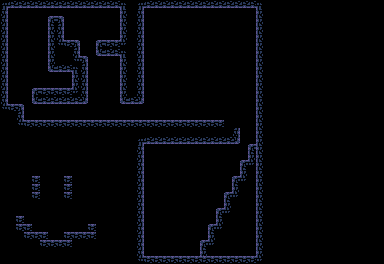

The image is a tile-based game level rendered from a .tmx file. Its description and complete source (layers, tilesets, objects, tile grids) follow:
An orthogonal 48x33 tile map with 8x8 px tiles, 1 tile layer (Tiles) and 24 objects (Player, Watcher).

<map version="1.10" tiledversion="1.10.2" orientation="orthogonal" renderorder="right-down" width="48" height="33" tilewidth="8" tileheight="8" infinite="0" nextlayerid="5" nextobjectid="30">
 <tileset firstgid="1" source="tileset.tsx" />
 <layer id="1" name="Tiles" width="48" height="33">
  <data encoding="csv">
7,16,16,16,16,16,16,16,16,16,16,16,16,16,16,8,0,7,16,16,16,16,16,16,16,16,16,16,16,16,16,16,8,0,0,0,0,0,0,0,0,0,0,0,0,0,0,0,
11,0,0,0,0,0,0,0,0,0,0,0,0,0,0,9,0,11,0,0,0,0,0,0,0,0,0,0,0,0,0,0,9,0,0,0,0,0,0,0,0,0,0,0,0,0,0,0,
11,0,0,0,0,0,3,5,0,0,0,0,0,0,0,9,0,11,0,0,0,0,0,0,0,0,0,0,0,0,0,0,9,0,0,0,0,0,0,0,0,0,0,0,0,0,0,0,
11,0,0,0,0,0,9,11,0,0,0,0,0,0,0,9,0,11,0,0,0,0,0,0,0,0,0,0,0,0,0,0,9,0,0,0,0,0,0,0,0,0,0,0,0,0,0,0,
11,0,0,0,0,0,9,11,0,0,0,0,0,0,0,9,0,11,0,0,0,0,0,0,0,0,0,0,0,0,0,0,9,0,0,0,0,0,0,0,0,0,0,0,0,0,0,0,
11,0,0,0,0,0,9,13,4,5,0,0,3,4,4,14,0,11,0,0,0,0,0,0,0,0,0,0,0,0,0,0,9,0,0,0,0,0,0,0,0,0,0,0,0,0,0,0,
11,0,0,0,0,0,9,0,0,11,0,0,15,16,16,8,0,11,0,0,0,0,0,0,0,0,0,0,0,0,0,0,9,0,0,0,0,0,0,0,0,0,0,0,0,0,0,0,
11,0,0,0,0,0,9,0,0,13,5,0,0,0,0,9,0,11,0,0,0,0,0,0,0,0,0,0,0,0,0,0,9,0,0,0,0,0,0,0,0,0,0,0,0,0,0,0,
11,0,0,0,0,0,15,16,16,8,11,0,0,0,0,9,0,11,0,0,0,0,0,0,0,0,0,0,0,0,0,0,9,0,0,0,0,0,0,0,0,0,0,0,0,0,0,0,
11,0,0,0,0,0,0,0,0,9,11,0,0,0,0,9,0,11,0,0,0,0,0,0,0,0,0,0,0,0,0,0,9,0,0,0,0,0,0,0,0,0,0,0,0,0,0,0,
11,0,0,0,0,0,0,0,0,9,11,0,0,0,0,9,0,11,0,0,0,0,0,0,0,0,0,0,0,0,0,0,9,0,0,0,0,0,0,0,0,0,0,0,0,0,0,0,
11,0,0,0,3,4,4,4,4,14,11,0,0,0,0,9,0,11,0,0,0,0,0,0,0,0,0,0,0,0,0,0,9,0,0,0,0,0,0,0,0,0,0,0,0,0,0,0,
11,0,0,0,15,16,16,16,16,16,17,0,0,0,0,15,16,17,0,0,0,0,0,0,0,0,0,0,0,0,0,0,9,0,0,0,0,0,0,0,0,0,0,0,0,0,0,0,
13,4,5,0,0,0,0,0,0,0,0,0,0,0,0,0,0,0,0,0,0,0,0,0,0,0,0,0,0,0,0,0,9,0,0,0,0,0,0,0,0,0,0,0,0,0,0,0,
0,0,11,0,0,0,0,0,0,0,0,0,0,0,0,0,0,0,0,0,0,0,0,0,0,0,0,0,0,0,0,0,9,0,0,0,0,0,0,0,0,0,0,0,0,0,0,0,
0,0,13,4,4,4,4,4,4,4,4,4,4,4,4,4,4,4,4,4,4,4,4,4,4,4,4,4,0,0,0,0,9,0,0,0,0,0,0,0,0,0,0,0,0,0,0,0,
0,0,0,0,0,0,0,0,0,0,0,0,0,0,0,0,0,0,0,0,0,0,0,0,0,0,0,0,0,11,0,0,9,0,0,0,0,0,0,0,0,0,0,0,0,0,0,0,
0,0,0,0,0,0,0,0,0,0,0,0,0,0,0,0,0,7,16,16,16,16,16,16,16,16,16,16,16,17,0,0,9,0,0,0,0,0,0,0,0,0,0,0,0,0,0,0,
0,0,0,0,0,0,0,0,0,0,0,0,0,0,0,0,0,11,0,0,0,0,0,0,0,0,0,0,0,0,0,3,9,0,0,0,0,0,0,0,0,0,0,0,0,0,0,0,
0,0,0,0,0,0,0,0,0,0,0,0,0,0,0,0,0,11,0,0,0,0,0,0,0,0,0,0,0,0,0,9,9,0,0,0,0,0,0,0,0,0,0,0,0,0,0,0,
0,0,0,0,0,0,0,0,0,0,0,0,0,0,0,0,0,11,0,0,0,0,0,0,0,0,0,0,0,0,3,14,9,0,0,0,0,0,0,0,0,0,0,0,0,0,0,0,
0,0,0,0,0,0,0,0,0,0,0,0,0,0,0,0,0,11,0,0,0,0,0,0,0,0,0,0,0,0,9,0,9,0,0,0,0,0,0,0,0,0,0,0,0,0,0,0,
0,0,0,0,4,0,0,0,4,0,0,0,0,0,0,0,0,11,0,0,0,0,0,0,0,0,0,0,0,3,14,0,9,0,0,0,0,0,0,0,0,0,0,0,0,0,0,0,
0,0,0,0,4,0,0,0,4,0,0,0,0,0,0,0,0,11,0,0,0,0,0,0,0,0,0,0,0,9,0,0,9,0,0,0,0,0,0,0,0,0,0,0,0,0,0,0,
0,0,0,0,4,0,0,0,4,0,0,0,0,0,0,0,0,11,0,0,0,0,0,0,0,0,0,0,3,14,0,0,9,0,0,0,0,0,0,0,0,0,0,0,0,0,0,0,
0,0,0,0,0,0,0,0,0,0,0,0,0,0,0,0,0,11,0,0,0,0,0,0,0,0,0,0,9,0,0,0,9,0,0,0,0,0,0,0,0,0,0,0,0,0,0,0,
0,0,0,0,0,0,0,0,0,0,0,0,0,0,0,0,0,11,0,0,0,0,0,0,0,0,0,3,14,0,0,0,9,0,0,0,0,0,0,0,0,0,0,0,0,0,0,0,
0,0,4,0,0,0,0,0,0,0,0,0,0,0,0,0,0,11,0,0,0,0,0,0,0,0,0,9,0,0,0,0,9,0,0,0,0,0,0,0,0,0,0,0,0,0,0,0,
0,0,4,4,0,0,0,0,0,0,0,4,0,0,0,0,0,11,0,0,0,0,0,0,0,0,3,14,0,0,0,0,9,0,0,0,0,0,0,0,0,0,0,0,0,0,0,0,
0,0,0,4,4,4,0,0,4,4,4,4,0,0,0,0,0,11,0,0,0,0,0,0,0,0,9,0,0,0,0,0,9,0,0,0,0,0,0,0,0,0,0,0,0,0,0,0,
0,0,0,0,0,4,4,4,4,0,0,0,0,0,0,0,0,11,0,0,0,0,0,0,0,3,14,0,0,0,0,0,9,0,0,0,0,0,0,0,0,0,0,0,0,0,0,0,
0,0,0,0,0,0,0,0,0,0,0,0,0,0,0,0,0,11,0,0,0,0,0,0,0,9,0,0,0,0,0,0,9,0,0,0,0,0,0,0,0,0,0,0,0,0,0,0,
0,0,0,0,0,0,0,0,0,0,0,0,0,0,0,0,0,13,4,4,4,4,4,4,4,4,4,4,4,4,4,4,14,0,0,0,0,0,0,0,0,0,0,0,0,0,0,0
</data>
 </layer>
 <objectgroup id="2" name="Collision">
  <object id="1" x="0" y="0" width="264" height="8" />
  <object id="2" x="24" y="120" width="200" height="8" />
  <object id="15" x="136" y="128" width="104" height="16" />
  <object id="23" x="248" y="144" width="8" height="24" />
  <object id="24" x="240" y="160" width="8" height="24" />
  <object id="25" x="232" y="176" width="8" height="24" />
  <object id="26" x="224" y="192" width="8" height="24" />
  <object id="27" x="216" y="208" width="8" height="24" />
  <object id="28" x="208" y="224" width="8" height="24" />
  <object id="29" x="200" y="240" width="8" height="16" />
  <object id="16" x="136" y="144" width="8" height="120" />
  <object id="17" x="144" y="256" width="120" height="8" />
  <object id="3" x="0" y="104" width="24" height="24" />
  <object id="6" x="96" y="40" width="24" height="16" />
  <object id="7" x="48" y="16" width="16" height="40" />
  <object id="8" x="64" y="40" width="16" height="16" />
  <object id="11" x="72" y="72" width="16" height="16" />
  <object id="10" x="48" y="56" width="40" height="16" />
  <object id="9" x="32" y="88" width="56" height="16" />
  <object id="4" x="0" y="8" width="8" height="96" />
  <object id="14" x="256" y="8" width="8" height="248" />
  <object id="5" x="120" y="8" width="24" height="96" />
 </objectgroup>
 <objectgroup id="3" name="Game Objects">
  <object id="12" name="Player" x="72" y="16">
   <point />
  </object>
  <object id="13" name="Watcher" x="16" y="16">
   <point />
  </object>
 </objectgroup>
</map>